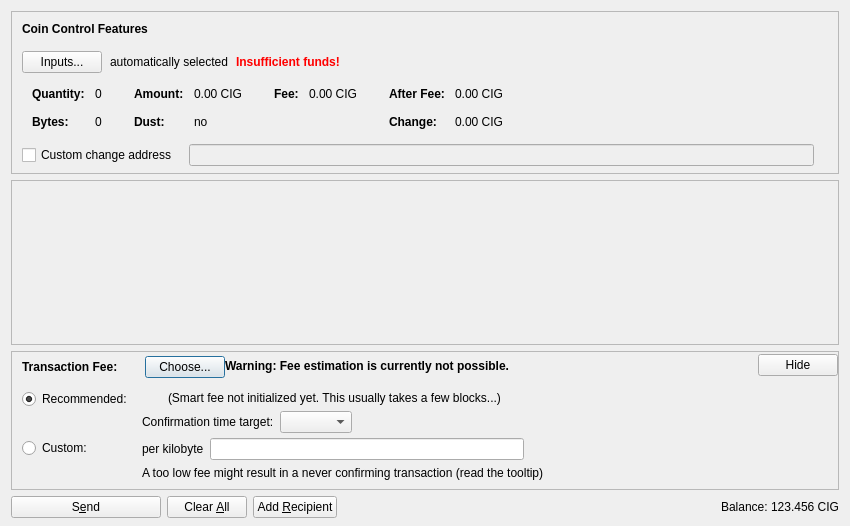
<?xml version="1.0" encoding="UTF-8"?>
<ui version="4.0">
 <class>SendCoinsDialog</class>
 <widget class="QDialog" name="SendCoinsDialog">
  <property name="geometry">
   <rect>
    <x>0</x>
    <y>0</y>
    <width>850</width>
    <height>526</height>
   </rect>
  </property>
  <property name="windowTitle">
   <string>Send Coins</string>
  </property>
  <layout class="QVBoxLayout" name="verticalLayout" stretch="0,1,0,0">
   <property name="bottomMargin">
    <number>8</number>
   </property>
   <item>
    <widget class="QFrame" name="frameCoinControl">
     <property name="sizePolicy">
      <sizepolicy hsizetype="Expanding" vsizetype="Expanding">
       <horstretch>0</horstretch>
       <verstretch>0</verstretch>
      </sizepolicy>
     </property>
     <property name="maximumSize">
      <size>
       <width>16777215</width>
       <height>16777215</height>
      </size>
     </property>
     <property name="frameShape">
      <enum>QFrame::StyledPanel</enum>
     </property>
     <property name="frameShadow">
      <enum>QFrame::Sunken</enum>
     </property>
     <layout class="QVBoxLayout" name="verticalLayoutCoinControl2">
      <property name="spacing">
       <number>0</number>
      </property>
      <property name="leftMargin">
       <number>0</number>
      </property>
      <property name="topMargin">
       <number>0</number>
      </property>
      <property name="rightMargin">
       <number>0</number>
      </property>
      <property name="bottomMargin">
       <number>6</number>
      </property>
      <item>
       <layout class="QVBoxLayout" name="verticalLayoutCoinControl" stretch="0,0,0,0,1">
        <property name="spacing">
         <number>0</number>
        </property>
        <property name="leftMargin">
         <number>10</number>
        </property>
        <property name="topMargin">
         <number>10</number>
        </property>
        <item>
         <layout class="QHBoxLayout" name="horizontalLayoutCoinControl1">
          <property name="bottomMargin">
           <number>15</number>
          </property>
          <item>
           <widget class="QLabel" name="labelCoinControlFeatures">
            <property name="sizePolicy">
             <sizepolicy hsizetype="Preferred" vsizetype="Maximum">
              <horstretch>0</horstretch>
              <verstretch>0</verstretch>
             </sizepolicy>
            </property>
            <property name="font">
             <font>
              <weight>75</weight>
              <bold>true</bold>
             </font>
            </property>
            <property name="styleSheet">
             <string notr="true">font-weight:bold;</string>
            </property>
            <property name="text">
             <string>Coin Control Features</string>
            </property>
           </widget>
          </item>
         </layout>
        </item>
        <item>
         <layout class="QHBoxLayout" name="horizontalLayoutCoinControl2" stretch="0,0,0,0">
          <property name="spacing">
           <number>8</number>
          </property>
          <property name="bottomMargin">
           <number>10</number>
          </property>
          <item>
           <widget class="QPushButton" name="pushButtonCoinControl">
            <property name="styleSheet">
             <string notr="true"/>
            </property>
            <property name="text">
             <string>Inputs...</string>
            </property>
            <property name="autoDefault">
             <bool>false</bool>
            </property>
           </widget>
          </item>
          <item>
           <widget class="QLabel" name="labelCoinControlAutomaticallySelected">
            <property name="text">
             <string>automatically selected</string>
            </property>
            <property name="margin">
             <number>5</number>
            </property>
           </widget>
          </item>
          <item>
           <widget class="QLabel" name="labelCoinControlInsuffFunds">
            <property name="font">
             <font>
              <weight>75</weight>
              <bold>true</bold>
             </font>
            </property>
            <property name="styleSheet">
             <string notr="true">color:red;font-weight:bold;</string>
            </property>
            <property name="text">
             <string>Insufficient funds!</string>
            </property>
            <property name="margin">
             <number>5</number>
            </property>
           </widget>
          </item>
          <item>
           <spacer name="horizontalSpacerCoinControl">
            <property name="orientation">
             <enum>Qt::Horizontal</enum>
            </property>
            <property name="sizeHint" stdset="0">
             <size>
              <width>40</width>
              <height>1</height>
             </size>
            </property>
           </spacer>
          </item>
         </layout>
        </item>
        <item>
         <widget class="QWidget" name="widgetCoinControl" native="true">
          <property name="sizePolicy">
           <sizepolicy hsizetype="Preferred" vsizetype="Preferred">
            <horstretch>0</horstretch>
            <verstretch>0</verstretch>
           </sizepolicy>
          </property>
          <property name="minimumSize">
           <size>
            <width>0</width>
            <height>0</height>
           </size>
          </property>
          <property name="styleSheet">
           <string notr="true"/>
          </property>
          <layout class="QHBoxLayout" name="horizontalLayoutCoinControl5">
           <property name="leftMargin">
            <number>0</number>
           </property>
           <property name="topMargin">
            <number>0</number>
           </property>
           <property name="rightMargin">
            <number>0</number>
           </property>
           <property name="bottomMargin">
            <number>0</number>
           </property>
           <item>
            <layout class="QHBoxLayout" name="horizontalLayoutCoinControl3" stretch="0,0,0,1">
             <property name="spacing">
              <number>20</number>
             </property>
             <property name="topMargin">
              <number>0</number>
             </property>
             <property name="bottomMargin">
              <number>10</number>
             </property>
             <item>
              <layout class="QFormLayout" name="formLayoutCoinControl1">
               <property name="horizontalSpacing">
                <number>10</number>
               </property>
               <property name="verticalSpacing">
                <number>14</number>
               </property>
               <property name="leftMargin">
                <number>10</number>
               </property>
               <property name="topMargin">
                <number>4</number>
               </property>
               <property name="rightMargin">
                <number>6</number>
               </property>
               <item row="0" column="0">
                <widget class="QLabel" name="labelCoinControlQuantityText">
                 <property name="font">
                  <font>
                   <weight>75</weight>
                   <bold>true</bold>
                  </font>
                 </property>
                 <property name="text">
                  <string>Quantity:</string>
                 </property>
                 <property name="margin">
                  <number>0</number>
                 </property>
                </widget>
               </item>
               <item row="0" column="1">
                <widget class="QLabel" name="labelCoinControlQuantity">
                 <property name="cursor">
                  <cursorShape>IBeamCursor</cursorShape>
                 </property>
                 <property name="contextMenuPolicy">
                  <enum>Qt::ActionsContextMenu</enum>
                 </property>
                 <property name="text">
                  <string notr="true">0</string>
                 </property>
                 <property name="margin">
                  <number>0</number>
                 </property>
                 <property name="textInteractionFlags">
                  <set>Qt::LinksAccessibleByMouse|Qt::TextSelectableByKeyboard|Qt::TextSelectableByMouse</set>
                 </property>
                </widget>
               </item>
               <item row="1" column="0">
                <widget class="QLabel" name="labelCoinControlBytesText">
                 <property name="font">
                  <font>
                   <weight>75</weight>
                   <bold>true</bold>
                  </font>
                 </property>
                 <property name="text">
                  <string>Bytes:</string>
                 </property>
                </widget>
               </item>
               <item row="1" column="1">
                <widget class="QLabel" name="labelCoinControlBytes">
                 <property name="cursor">
                  <cursorShape>IBeamCursor</cursorShape>
                 </property>
                 <property name="contextMenuPolicy">
                  <enum>Qt::ActionsContextMenu</enum>
                 </property>
                 <property name="text">
                  <string notr="true">0</string>
                 </property>
                 <property name="textInteractionFlags">
                  <set>Qt::LinksAccessibleByMouse|Qt::TextSelectableByKeyboard|Qt::TextSelectableByMouse</set>
                 </property>
                </widget>
               </item>
              </layout>
             </item>
             <item>
              <layout class="QFormLayout" name="formLayoutCoinControl2">
               <property name="horizontalSpacing">
                <number>10</number>
               </property>
               <property name="verticalSpacing">
                <number>14</number>
               </property>
               <property name="leftMargin">
                <number>6</number>
               </property>
               <property name="topMargin">
                <number>4</number>
               </property>
               <property name="rightMargin">
                <number>6</number>
               </property>
               <item row="0" column="0">
                <widget class="QLabel" name="labelCoinControlAmountText">
                 <property name="font">
                  <font>
                   <weight>75</weight>
                   <bold>true</bold>
                  </font>
                 </property>
                 <property name="text">
                  <string>Amount:</string>
                 </property>
                 <property name="margin">
                  <number>0</number>
                 </property>
                </widget>
               </item>
               <item row="0" column="1">
                <widget class="QLabel" name="labelCoinControlAmount">
                 <property name="cursor">
                  <cursorShape>IBeamCursor</cursorShape>
                 </property>
                 <property name="contextMenuPolicy">
                  <enum>Qt::ActionsContextMenu</enum>
                 </property>
                 <property name="text">
                  <string notr="true">0.00 CIG</string>
                 </property>
                 <property name="textInteractionFlags">
                  <set>Qt::LinksAccessibleByMouse|Qt::TextSelectableByKeyboard|Qt::TextSelectableByMouse</set>
                 </property>
                </widget>
               </item>
               <item row="1" column="0">
                <widget class="QLabel" name="labelCoinControlLowOutputText">
                 <property name="font">
                  <font>
                   <weight>75</weight>
                   <bold>true</bold>
                  </font>
                 </property>
                 <property name="text">
                  <string>Dust:</string>
                 </property>
                </widget>
               </item>
               <item row="1" column="1">
                <widget class="QLabel" name="labelCoinControlLowOutput">
                 <property name="cursor">
                  <cursorShape>IBeamCursor</cursorShape>
                 </property>
                 <property name="contextMenuPolicy">
                  <enum>Qt::ActionsContextMenu</enum>
                 </property>
                 <property name="text">
                  <string notr="true">no</string>
                 </property>
                 <property name="textInteractionFlags">
                  <set>Qt::LinksAccessibleByMouse|Qt::TextSelectableByKeyboard|Qt::TextSelectableByMouse</set>
                 </property>
                </widget>
               </item>
              </layout>
             </item>
             <item>
              <layout class="QFormLayout" name="formLayoutCoinControl3">
               <property name="horizontalSpacing">
                <number>10</number>
               </property>
               <property name="verticalSpacing">
                <number>14</number>
               </property>
               <property name="leftMargin">
                <number>6</number>
               </property>
               <property name="topMargin">
                <number>4</number>
               </property>
               <property name="rightMargin">
                <number>6</number>
               </property>
               <item row="0" column="0">
                <widget class="QLabel" name="labelCoinControlFeeText">
                 <property name="font">
                  <font>
                   <weight>75</weight>
                   <bold>true</bold>
                  </font>
                 </property>
                 <property name="text">
                  <string>Fee:</string>
                 </property>
                 <property name="margin">
                  <number>0</number>
                 </property>
                </widget>
               </item>
               <item row="0" column="1">
                <widget class="QLabel" name="labelCoinControlFee">
                 <property name="cursor">
                  <cursorShape>IBeamCursor</cursorShape>
                 </property>
                 <property name="contextMenuPolicy">
                  <enum>Qt::ActionsContextMenu</enum>
                 </property>
                 <property name="text">
                  <string notr="true">0.00 CIG</string>
                 </property>
                 <property name="textInteractionFlags">
                  <set>Qt::LinksAccessibleByMouse|Qt::TextSelectableByKeyboard|Qt::TextSelectableByMouse</set>
                 </property>
                </widget>
               </item>
              </layout>
             </item>
             <item>
              <layout class="QFormLayout" name="formLayoutCoinControl4">
               <property name="horizontalSpacing">
                <number>10</number>
               </property>
               <property name="verticalSpacing">
                <number>14</number>
               </property>
               <property name="leftMargin">
                <number>6</number>
               </property>
               <property name="topMargin">
                <number>4</number>
               </property>
               <property name="rightMargin">
                <number>6</number>
               </property>
               <item row="0" column="0">
                <widget class="QLabel" name="labelCoinControlAfterFeeText">
                 <property name="font">
                  <font>
                   <weight>75</weight>
                   <bold>true</bold>
                  </font>
                 </property>
                 <property name="text">
                  <string>After Fee:</string>
                 </property>
                 <property name="margin">
                  <number>0</number>
                 </property>
                </widget>
               </item>
               <item row="0" column="1">
                <widget class="QLabel" name="labelCoinControlAfterFee">
                 <property name="cursor">
                  <cursorShape>IBeamCursor</cursorShape>
                 </property>
                 <property name="contextMenuPolicy">
                  <enum>Qt::ActionsContextMenu</enum>
                 </property>
                 <property name="text">
                  <string notr="true">0.00 CIG</string>
                 </property>
                 <property name="textInteractionFlags">
                  <set>Qt::LinksAccessibleByMouse|Qt::TextSelectableByKeyboard|Qt::TextSelectableByMouse</set>
                 </property>
                </widget>
               </item>
               <item row="1" column="0">
                <widget class="QLabel" name="labelCoinControlChangeText">
                 <property name="font">
                  <font>
                   <weight>75</weight>
                   <bold>true</bold>
                  </font>
                 </property>
                 <property name="text">
                  <string>Change:</string>
                 </property>
                </widget>
               </item>
               <item row="1" column="1">
                <widget class="QLabel" name="labelCoinControlChange">
                 <property name="cursor">
                  <cursorShape>IBeamCursor</cursorShape>
                 </property>
                 <property name="contextMenuPolicy">
                  <enum>Qt::ActionsContextMenu</enum>
                 </property>
                 <property name="text">
                  <string notr="true">0.00 CIG</string>
                 </property>
                 <property name="textInteractionFlags">
                  <set>Qt::LinksAccessibleByMouse|Qt::TextSelectableByKeyboard|Qt::TextSelectableByMouse</set>
                 </property>
                </widget>
               </item>
              </layout>
             </item>
            </layout>
           </item>
          </layout>
         </widget>
        </item>
        <item>
         <layout class="QHBoxLayout" name="horizontalLayoutCoinControl4" stretch="0,0,0">
          <property name="spacing">
           <number>12</number>
          </property>
          <property name="sizeConstraint">
           <enum>QLayout::SetDefaultConstraint</enum>
          </property>
          <property name="topMargin">
           <number>5</number>
          </property>
          <property name="rightMargin">
           <number>5</number>
          </property>
          <item>
           <widget class="QCheckBox" name="checkBoxCoinControlChange">
            <property name="toolTip">
             <string>If this is activated, but the change address is empty or invalid, change will be sent to a newly generated address.</string>
            </property>
            <property name="text">
             <string>Custom change address</string>
            </property>
           </widget>
          </item>
          <item>
           <widget class="QValidatedLineEdit" name="lineEditCoinControlChange">
            <property name="enabled">
             <bool>false</bool>
            </property>
            <property name="sizePolicy">
             <sizepolicy hsizetype="Expanding" vsizetype="Fixed">
              <horstretch>0</horstretch>
              <verstretch>0</verstretch>
             </sizepolicy>
            </property>
           </widget>
          </item>
          <item>
           <widget class="QLabel" name="labelCoinControlChangeLabel">
            <property name="sizePolicy">
             <sizepolicy hsizetype="Preferred" vsizetype="Expanding">
              <horstretch>0</horstretch>
              <verstretch>0</verstretch>
             </sizepolicy>
            </property>
            <property name="minimumSize">
             <size>
              <width>0</width>
              <height>0</height>
             </size>
            </property>
            <property name="text">
             <string/>
            </property>
            <property name="margin">
             <number>3</number>
            </property>
           </widget>
          </item>
         </layout>
        </item>
        <item>
         <spacer name="verticalSpacerCoinControl">
          <property name="orientation">
           <enum>Qt::Vertical</enum>
          </property>
          <property name="sizeHint" stdset="0">
           <size>
            <width>800</width>
            <height>1</height>
           </size>
          </property>
         </spacer>
        </item>
       </layout>
      </item>
     </layout>
    </widget>
   </item>
   <item>
    <widget class="QScrollArea" name="scrollArea">
     <property name="widgetResizable">
      <bool>true</bool>
     </property>
     <widget class="QWidget" name="scrollAreaWidgetContents">
      <property name="geometry">
       <rect>
        <x>0</x>
        <y>0</y>
        <width>830</width>
        <height>104</height>
       </rect>
      </property>
      <layout class="QVBoxLayout" name="verticalLayout_2" stretch="0,1">
       <property name="leftMargin">
        <number>0</number>
       </property>
       <property name="topMargin">
        <number>0</number>
       </property>
       <property name="rightMargin">
        <number>0</number>
       </property>
       <property name="bottomMargin">
        <number>0</number>
       </property>
       <item>
        <layout class="QVBoxLayout" name="entries">
         <property name="spacing">
          <number>6</number>
         </property>
        </layout>
       </item>
       <item>
        <spacer name="verticalSpacer">
         <property name="orientation">
          <enum>Qt::Vertical</enum>
         </property>
         <property name="sizeHint" stdset="0">
          <size>
           <width>20</width>
           <height>40</height>
          </size>
         </property>
        </spacer>
       </item>
      </layout>
     </widget>
    </widget>
   </item>
   <item>
    <widget class="QFrame" name="frameFee">
     <property name="sizePolicy">
      <sizepolicy hsizetype="Expanding" vsizetype="Expanding">
       <horstretch>0</horstretch>
       <verstretch>0</verstretch>
      </sizepolicy>
     </property>
     <property name="maximumSize">
      <size>
       <width>16777215</width>
       <height>16777215</height>
      </size>
     </property>
     <property name="frameShape">
      <enum>QFrame::StyledPanel</enum>
     </property>
     <property name="frameShadow">
      <enum>QFrame::Sunken</enum>
     </property>
     <layout class="QVBoxLayout" name="verticalLayoutFee1">
      <property name="spacing">
       <number>0</number>
      </property>
      <property name="leftMargin">
       <number>0</number>
      </property>
      <property name="topMargin">
       <number>0</number>
      </property>
      <property name="rightMargin">
       <number>0</number>
      </property>
      <property name="bottomMargin">
       <number>0</number>
      </property>
      <item>
       <layout class="QVBoxLayout" name="verticalLayoutFee2" stretch="0,0,0">
        <property name="spacing">
         <number>0</number>
        </property>
        <property name="leftMargin">
         <number>10</number>
        </property>
        <property name="topMargin">
         <number>0</number>
        </property>
        <item>
         <layout class="QHBoxLayout" name="horizontalLayoutFee1">
          <property name="bottomMargin">
           <number>0</number>
          </property>
          <item>
           <layout class="QVBoxLayout" name="verticalLayoutFee7">
            <property name="spacing">
             <number>0</number>
            </property>
            <item>
             <spacer name="verticalSpacerSmartFee">
              <property name="orientation">
               <enum>Qt::Vertical</enum>
              </property>
              <property name="sizeType">
               <enum>QSizePolicy::Fixed</enum>
              </property>
              <property name="sizeHint" stdset="0">
               <size>
                <width>1</width>
                <height>4</height>
               </size>
              </property>
             </spacer>
            </item>
            <item>
             <layout class="QHBoxLayout" name="horizontalLayoutSmartFee">
              <property name="spacing">
               <number>10</number>
              </property>
              <item>
               <widget class="QLabel" name="labelFeeHeadline">
                <property name="sizePolicy">
                 <sizepolicy hsizetype="Preferred" vsizetype="Maximum">
                  <horstretch>0</horstretch>
                  <verstretch>0</verstretch>
                 </sizepolicy>
                </property>
                <property name="font">
                 <font>
                  <weight>75</weight>
                  <bold>true</bold>
                 </font>
                </property>
                <property name="styleSheet">
                 <string notr="true">font-weight:bold;</string>
                </property>
                <property name="text">
                 <string>Transaction Fee:</string>
                </property>
               </widget>
              </item>
              <item>
               <widget class="QLabel" name="labelFeeMinimized">
                <property name="text">
                 <string/>
                </property>
               </widget>
              </item>
              <item>
               <widget class="QPushButton" name="buttonChooseFee">
                <property name="text">
                 <string>Choose...</string>
                </property>
               </widget>
              </item>
             </layout>
            </item>
            <item>
             <spacer name="verticalSpacer_5">
              <property name="orientation">
               <enum>Qt::Vertical</enum>
              </property>
              <property name="sizeHint" stdset="0">
               <size>
                <width>1</width>
                <height>1</height>
               </size>
              </property>
             </spacer>
            </item>
           </layout>
          </item>
          <item>
           <widget class="QLabel" name="fallbackFeeWarningLabel">
            <property name="toolTip">
             <string>Using the fallbackfee can result in sending a transaction that will take several hours or days (or never) to confirm. Consider choosing your fee manually or wait until you have validated the complete chain.</string>
            </property>
            <property name="font">
            <font>
                <weight>75</weight>
                <bold>true</bold>
            </font>
            </property>
            <property name="text">
             <string>Warning: Fee estimation is currently not possible.</string>
            </property>
            <property name="wordWrap">
             <bool>false</bool>
            </property>
           </widget>
          </item>
          <item>
           <spacer name="horizontalSpacer_4">
            <property name="orientation">
             <enum>Qt::Horizontal</enum>
            </property>
            <property name="sizeType">
             <enum>QSizePolicy::MinimumExpanding</enum>
            </property>
            <property name="sizeHint" stdset="0">
             <size>
              <width>40</width>
              <height>20</height>
             </size>
            </property>
           </spacer>
          </item>
          <item>
           <widget class="QPushButton" name="buttonMinimizeFee">
            <property name="toolTip">
             <string>collapse fee-settings</string>
            </property>
            <property name="text">
             <string>Hide</string>
            </property>
           </widget>
          </item>
         </layout>
        </item>
        <item>
         <widget class="QFrame" name="frameFeeSelection">
          <layout class="QVBoxLayout" name="verticalLayoutFee12">
           <property name="spacing">
            <number>0</number>
           </property>
           <property name="leftMargin">
            <number>0</number>
           </property>
           <property name="topMargin">
            <number>0</number>
           </property>
           <property name="rightMargin">
            <number>0</number>
           </property>
           <property name="bottomMargin">
            <number>0</number>
           </property>
           <item>
            <layout class="QGridLayout" name="gridLayoutFee">
             <property name="topMargin">
              <number>10</number>
             </property>
             <property name="bottomMargin">
              <number>4</number>
             </property>
             <property name="horizontalSpacing">
              <number>10</number>
             </property>
             <property name="verticalSpacing">
              <number>4</number>
             </property>
             <item row="1" column="1">
              <layout class="QVBoxLayout" name="verticalLayoutFee8">
               <property name="spacing">
                <number>6</number>
               </property>
               <item>
                <layout class="QHBoxLayout" name="horizontalLayoutFee13">
                 <item>
                  <widget class="QLabel" name="labelCustomPerKilobyte">
                   <property name="toolTip">
                    <string>Specify a custom fee per kB (1,000 bytes) of the transaction's virtual size.

Note:  Since the fee is calculated on a per-byte basis, a fee of "100 satoshis per kB" for a transaction size of 500 bytes (half of 1 kB) would ultimately yield a fee of only 50 satoshis.</string>
                   </property>
                   <property name="text">
                    <string>per kilobyte</string>
                   </property>
                  </widget>
                 </item>
                 <item>
                  <widget class="BitcoinAmountField" name="customFee"/>
                 </item>
                 <item>
                  <spacer name="horizontalSpacer_6">
                   <property name="orientation">
                    <enum>Qt::Horizontal</enum>
                   </property>
                   <property name="sizeHint" stdset="0">
                    <size>
                     <width>1</width>
                     <height>1</height>
                    </size>
                   </property>
                  </spacer>
                 </item>
                </layout>
               </item>
               <item>
                <layout class="QHBoxLayout" name="horizontalLayoutFee8">
                 <item>
                  <widget class="QLabel" name="labelCustomFeeWarning">
                   <property name="enabled">
                    <bool>true</bool>
                   </property>
                   <property name="toolTip">
                    <string>When there is less transaction volume than space in the blocks, miners as well as relaying nodes may enforce a minimum fee. Paying only this minimum fee is just fine, but be aware that this can result in a never confirming transaction once there is more demand for carpaticoin transactions than the network can process.</string>
                   </property>
                   <property name="text">
                    <string>A too low fee might result in a never confirming transaction (read the tooltip)</string>
                   </property>
                  </widget>
                 </item>
                 <item>
                  <spacer name="horizontalSpacer_2">
                   <property name="orientation">
                    <enum>Qt::Horizontal</enum>
                   </property>
                   <property name="sizeHint" stdset="0">
                    <size>
                     <width>1</width>
                     <height>1</height>
                    </size>
                   </property>
                  </spacer>
                 </item>
                </layout>
               </item>
              </layout>
             </item>
             <item row="0" column="0">
              <layout class="QVBoxLayout" name="verticalLayoutFee4" stretch="0,1">
               <item>
                <widget class="QRadioButton" name="radioSmartFee">
                 <property name="text">
                  <string>Recommended:</string>
                 </property>
                 <property name="checked">
                  <bool>true</bool>
                 </property>
                 <attribute name="buttonGroup">
                  <string notr="true">groupFee</string>
                 </attribute>
                </widget>
               </item>
               <item>
                <spacer name="verticalSpacer_2">
                 <property name="orientation">
                  <enum>Qt::Vertical</enum>
                 </property>
                 <property name="sizeHint" stdset="0">
                  <size>
                   <width>1</width>
                   <height>1</height>
                  </size>
                 </property>
                </spacer>
               </item>
              </layout>
             </item>
             <item row="1" column="0">
              <layout class="QVBoxLayout" name="verticalLayoutFee9" stretch="0,1">
               <item>
                <widget class="QRadioButton" name="radioCustomFee">
                 <property name="text">
                  <string>Custom:</string>
                 </property>
                 <attribute name="buttonGroup">
                  <string notr="true">groupFee</string>
                 </attribute>
                </widget>
               </item>
               <item>
                <spacer name="verticalSpacer_6">
                 <property name="orientation">
                  <enum>Qt::Vertical</enum>
                 </property>
                 <property name="sizeHint" stdset="0">
                  <size>
                   <width>1</width>
                   <height>1</height>
                  </size>
                 </property>
                </spacer>
               </item>
              </layout>
             </item>
             <item row="0" column="1">
              <layout class="QVBoxLayout" name="verticalLayoutFee3" stretch="0,0,1">
               <property name="spacing">
                <number>6</number>
               </property>
               <property name="topMargin">
                <number>2</number>
               </property>
               <item>
                <layout class="QHBoxLayout" name="horizontalLayoutFee12">
                 <item>
                  <widget class="QLabel" name="labelSmartFee">
                   <property name="text">
                    <string/>
                   </property>
                  </widget>
                 </item>
                 <item>
                  <widget class="QLabel" name="labelFeeEstimation">
                   <property name="text">
                    <string/>
                   </property>
                  </widget>
                 </item>
                 <item>
                  <widget class="QLabel" name="labelSmartFee2">
                   <property name="text">
                    <string>(Smart fee not initialized yet. This usually takes a few blocks...)</string>
                   </property>
                  </widget>
                 </item>
                 <item>
                  <spacer name="horizontalSpacer_5">
                   <property name="orientation">
                    <enum>Qt::Horizontal</enum>
                   </property>
                   <property name="sizeHint" stdset="0">
                    <size>
                     <width>1</width>
                     <height>1</height>
                    </size>
                   </property>
                  </spacer>
                 </item>
                </layout>
               </item>
               <item>
                <layout class="QHBoxLayout" name="horizontalLayoutFee9">
                 <item>
                  <layout class="QVBoxLayout" name="verticalLayoutFee6">
                   <item>
                    <widget class="QLabel" name="labelSmartFee3">
                     <property name="text">
                      <string>Confirmation time target:</string>
                     </property>
                    </widget>
                   </item>
                  </layout>
                 </item>
                 <item>
                  <layout class="QVBoxLayout" name="verticalLayoutFee5">
                   <property name="rightMargin">
                    <number>30</number>
                   </property>
                   <item>
                    <layout class="QHBoxLayout" name="horizontalLayoutConfTarget">
                     <property name="bottomMargin">
                      <number>0</number>
                     </property>
                     <item>
                      <widget class="QComboBox" name="confTargetSelector"/>
                     </item>
                     <item>
                      <spacer name="horizontalSpacerConfTarget">
                       <property name="orientation">
                        <enum>Qt::Horizontal</enum>
                       </property>
                       <property name="sizeHint" stdset="0">
                        <size>
                         <width>40</width>
                         <height>20</height>
                        </size>
                       </property>
                      </spacer>
                     </item>
                    </layout>
                   </item>
                  </layout>
                 </item>
                </layout>
               </item>
               <item>
                <spacer name="verticalSpacer_4">
                 <property name="orientation">
                  <enum>Qt::Vertical</enum>
                 </property>
                 <property name="sizeHint" stdset="0">
                  <size>
                   <width>1</width>
                   <height>1</height>
                  </size>
                 </property>
                </spacer>
               </item>
              </layout>
             </item>
            </layout>
           </item>
          </layout>
         </widget>
        </item>
        <item>
         <spacer name="verticalSpacerFee">
          <property name="orientation">
           <enum>Qt::Vertical</enum>
          </property>
          <property name="sizeHint" stdset="0">
           <size>
            <width>40</width>
            <height>5</height>
           </size>
          </property>
         </spacer>
        </item>
       </layout>
      </item>
     </layout>
    </widget>
   </item>
   <item>
    <layout class="QHBoxLayout" name="horizontalLayout">
     <item>
      <widget class="QPushButton" name="sendButton">
       <property name="minimumSize">
        <size>
         <width>150</width>
         <height>0</height>
        </size>
       </property>
       <property name="toolTip">
        <string>Confirm the send action</string>
       </property>
       <property name="text">
        <string>S&amp;end</string>
       </property>
       <property name="icon">
        <iconset resource="../bitcoin.qrc">
         <normaloff>:/icons/send</normaloff>:/icons/send</iconset>
       </property>
       <property name="autoDefault">
        <bool>false</bool>
       </property>
       <property name="default">
        <bool>false</bool>
       </property>
      </widget>
     </item>
     <item>
      <widget class="QPushButton" name="clearButton">
       <property name="sizePolicy">
        <sizepolicy hsizetype="Minimum" vsizetype="Fixed">
         <horstretch>0</horstretch>
         <verstretch>0</verstretch>
        </sizepolicy>
       </property>
       <property name="toolTip">
        <string>Clear all fields of the form.</string>
       </property>
       <property name="text">
        <string>Clear &amp;All</string>
       </property>
       <property name="icon">
        <iconset resource="../bitcoin.qrc">
         <normaloff>:/icons/remove</normaloff>:/icons/remove</iconset>
       </property>
       <property name="autoDefault">
        <bool>false</bool>
       </property>
      </widget>
     </item>
     <item>
      <widget class="QPushButton" name="addButton">
       <property name="toolTip">
        <string>Send to multiple recipients at once</string>
       </property>
       <property name="text">
        <string>Add &amp;Recipient</string>
       </property>
       <property name="icon">
        <iconset resource="../bitcoin.qrc">
         <normaloff>:/icons/add</normaloff>:/icons/add</iconset>
       </property>
       <property name="autoDefault">
        <bool>false</bool>
       </property>
      </widget>
     </item>
     <item>
      <spacer name="horizontalSpacer">
       <property name="orientation">
        <enum>Qt::Horizontal</enum>
       </property>
       <property name="sizeHint" stdset="0">
        <size>
         <width>40</width>
         <height>20</height>
        </size>
       </property>
      </spacer>
     </item>
     <item>
      <layout class="QHBoxLayout" name="horizontalLayout_2">
       <property name="spacing">
        <number>3</number>
       </property>
       <item>
        <widget class="QLabel" name="label">
         <property name="sizePolicy">
          <sizepolicy hsizetype="Preferred" vsizetype="Fixed">
           <horstretch>0</horstretch>
           <verstretch>0</verstretch>
          </sizepolicy>
         </property>
         <property name="text">
          <string>Balance:</string>
         </property>
        </widget>
       </item>
       <item>
        <widget class="QLabel" name="labelBalance">
         <property name="sizePolicy">
          <sizepolicy hsizetype="Preferred" vsizetype="Fixed">
           <horstretch>0</horstretch>
           <verstretch>0</verstretch>
          </sizepolicy>
         </property>
         <property name="cursor">
          <cursorShape>IBeamCursor</cursorShape>
         </property>
         <property name="text">
          <string notr="true">123.456 CIG</string>
         </property>
         <property name="textInteractionFlags">
          <set>Qt::LinksAccessibleByMouse|Qt::TextSelectableByKeyboard|Qt::TextSelectableByMouse</set>
         </property>
        </widget>
       </item>
      </layout>
     </item>
    </layout>
   </item>
  </layout>
 </widget>
 <customwidgets>
  <customwidget>
   <class>QValidatedLineEdit</class>
   <extends>QLineEdit</extends>
   <header>qt/qvalidatedlineedit.h</header>
  </customwidget>
  <customwidget>
   <class>BitcoinAmountField</class>
   <extends>QLineEdit</extends>
   <header>qt/bitcoinamountfield.h</header>
   <container>1</container>
  </customwidget>
 </customwidgets>
 <resources>
  <include location="../bitcoin.qrc"/>
 </resources>
 <connections/>
 <buttongroups>
  <buttongroup name="groupFee"/>
 </buttongroups>
</ui>
